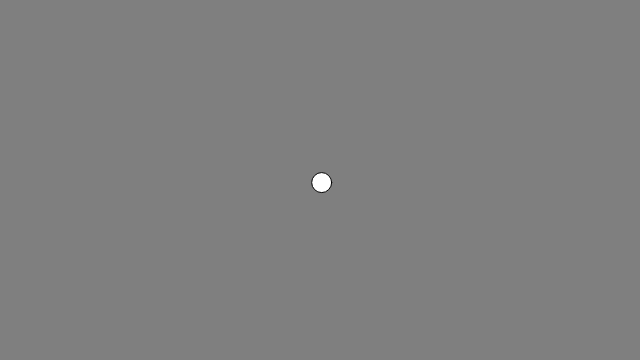
Frame 1 (no input)
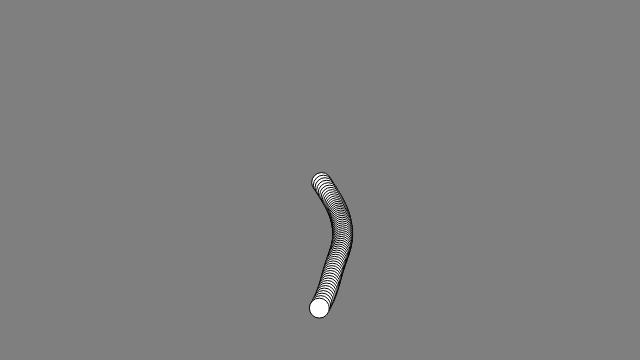
Frame 60 (no input)
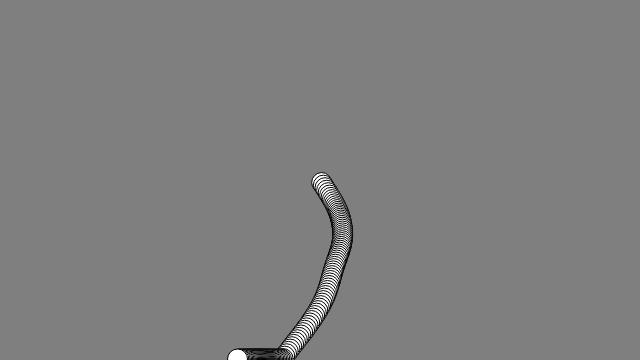
Frame 120 (the mouse pressed at the canvas centre since frame 60)

The p5.js sketch that drew these frames (run headless with seeded random() and noise() and a simulated clock; from frame 60 on, the mouse is pressed at the canvas centre):

// p5.js sketch
// ── sketch.js
let walker;

function setup() {
  createCanvas(640,360);
  walker = new Walker();
  background(127);
}

function draw() {
  walker.step();
  walker.render();
}

class Walker {
  constructor(){
    this.x = width/2;
    this.y = height/2;
    this.tx = 0;
    this.ty = 10000;
  }

  render() {
    stroke(0);
    ellipse(this.x,this.y, 20, 20);
  }

  step() {
    let x = map(noise(this.tx), 0, 1, -5, 5);
    let y = map(noise(this.ty), 0, 1, -5, 5);

    this.x += x;
    this.y += y;

    this.tx += 0.01;
    this.ty += 0.01;

    this.x = constrain(this.x,0,width-1);
    this.y = constrain(this.y,0,height-1);
  }
}
